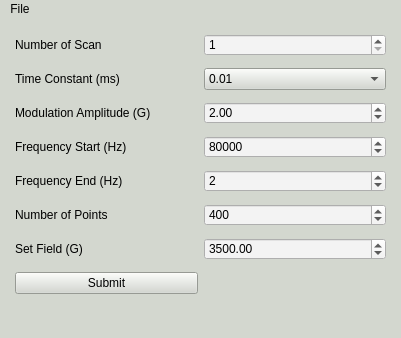
<?xml version="1.0" encoding="UTF-8"?>
<ui version="4.0">
 <class>MainWindow</class>
 <widget class="QMainWindow" name="MainWindow">
  <property name="geometry">
   <rect>
    <x>0</x>
    <y>0</y>
    <width>401</width>
    <height>338</height>
   </rect>
  </property>
  <property name="windowTitle">
   <string>Parameters</string>
  </property>
  <property name="styleSheet">
   <string notr="true">background-color: rgb(211, 215, 207);</string>
  </property>
  <widget class="QWidget" name="centralwidget">
   <layout class="QGridLayout" name="gridLayout">
    <property name="leftMargin">
     <number>15</number>
    </property>
    <property name="rightMargin">
     <number>15</number>
    </property>
    <item row="4" column="1">
     <widget class="QSpinBox" name="freqstart">
      <property name="styleSheet">
       <string notr="true">background-color: rgb(243, 243, 243);</string>
      </property>
      <property name="minimum">
       <number>1</number>
      </property>
      <property name="maximum">
       <number>102000</number>
      </property>
      <property name="value">
       <number>80000</number>
      </property>
     </widget>
    </item>
    <item row="0" column="1">
     <widget class="QSpinBox" name="numScan">
      <property name="styleSheet">
       <string notr="true">background-color: rgb(243, 243, 243);</string>
      </property>
      <property name="minimum">
       <number>1</number>
      </property>
      <property name="maximum">
       <number>1000</number>
      </property>
      <property name="value">
       <number>1</number>
      </property>
     </widget>
    </item>
    <item row="5" column="1">
     <widget class="QSpinBox" name="freqfinish">
      <property name="styleSheet">
       <string notr="true">background-color: rgb(243, 243, 243);</string>
      </property>
      <property name="minimum">
       <number>1</number>
      </property>
      <property name="maximum">
       <number>101000</number>
      </property>
      <property name="value">
       <number>2</number>
      </property>
     </widget>
    </item>
    <item row="0" column="0">
     <widget class="QLabel" name="label">
      <property name="styleSheet">
       <string notr="true"/>
      </property>
      <property name="text">
       <string>Number of Scan</string>
      </property>
     </widget>
    </item>
    <item row="8" column="0">
     <widget class="QPushButton" name="butsubmit">
      <property name="text">
       <string>Submit</string>
      </property>
     </widget>
    </item>
    <item row="6" column="1">
     <widget class="QSpinBox" name="numpoints">
      <property name="styleSheet">
       <string notr="true">background-color: rgb(243, 243, 243);</string>
      </property>
      <property name="minimum">
       <number>20</number>
      </property>
      <property name="maximum">
       <number>4000</number>
      </property>
      <property name="value">
       <number>400</number>
      </property>
     </widget>
    </item>
    <item row="3" column="0">
     <widget class="QLabel" name="label_6">
      <property name="text">
       <string>Modulation Amplitude (G)</string>
      </property>
     </widget>
    </item>
    <item row="2" column="0">
     <widget class="QLabel" name="label_2">
      <property name="text">
       <string>Time Constant (ms)</string>
      </property>
     </widget>
    </item>
    <item row="2" column="1">
     <widget class="QComboBox" name="timeconst">
      <property name="currentText">
       <string>0.01</string>
      </property>
      <item>
       <property name="text">
        <string>0.01</string>
       </property>
      </item>
      <item>
       <property name="text">
        <string>0.03</string>
       </property>
      </item>
      <item>
       <property name="text">
        <string>0.1</string>
       </property>
      </item>
      <item>
       <property name="text">
        <string>0.3</string>
       </property>
      </item>
      <item>
       <property name="text">
        <string>1</string>
       </property>
      </item>
      <item>
       <property name="text">
        <string>3</string>
       </property>
      </item>
      <item>
       <property name="text">
        <string>10</string>
       </property>
      </item>
      <item>
       <property name="text">
        <string>30</string>
       </property>
      </item>
      <item>
       <property name="text">
        <string>100</string>
       </property>
      </item>
      <item>
       <property name="text">
        <string>300</string>
       </property>
      </item>
      <item>
       <property name="text">
        <string>1000</string>
       </property>
      </item>
      <item>
       <property name="text">
        <string>3000</string>
       </property>
      </item>
      <item>
       <property name="text">
        <string>10000</string>
       </property>
      </item>
      <item>
       <property name="text">
        <string>30000</string>
       </property>
      </item>
      <item>
       <property name="text">
        <string>100000</string>
       </property>
      </item>
      <item>
       <property name="text">
        <string>300000</string>
       </property>
      </item>
     </widget>
    </item>
    <item row="6" column="0">
     <widget class="QLabel" name="label_5">
      <property name="text">
       <string>Number of Points</string>
      </property>
     </widget>
    </item>
    <item row="5" column="0">
     <widget class="QLabel" name="label_4">
      <property name="text">
       <string>Frequency End (Hz)</string>
      </property>
     </widget>
    </item>
    <item row="4" column="0">
     <widget class="QLabel" name="label_3">
      <property name="text">
       <string>Frequency Start (Hz)</string>
      </property>
     </widget>
    </item>
    <item row="3" column="1">
     <widget class="QDoubleSpinBox" name="modAmpl">
      <property name="styleSheet">
       <string notr="true">background-color: rgb(243, 243, 243);</string>
      </property>
      <property name="minimum">
       <double>0.100000000000000</double>
      </property>
      <property name="maximum">
       <double>10.000000000000000</double>
      </property>
      <property name="singleStep">
       <double>0.100000000000000</double>
      </property>
      <property name="value">
       <double>2.000000000000000</double>
      </property>
     </widget>
    </item>
    <item row="7" column="0">
     <widget class="QLabel" name="label_7">
      <property name="text">
       <string>Set Field (G)</string>
      </property>
     </widget>
    </item>
    <item row="7" column="1">
     <widget class="QDoubleSpinBox" name="setfield">
      <property name="styleSheet">
       <string notr="true">background-color: rgb(243, 243, 243);</string>
      </property>
      <property name="minimum">
       <double>100.000000000000000</double>
      </property>
      <property name="maximum">
       <double>6000.000000000000000</double>
      </property>
      <property name="value">
       <double>3500.000000000000000</double>
      </property>
     </widget>
    </item>
   </layout>
  </widget>
  <widget class="QMenuBar" name="menubar">
   <property name="geometry">
    <rect>
     <x>0</x>
     <y>0</y>
     <width>401</width>
     <height>22</height>
    </rect>
   </property>
   <widget class="QMenu" name="menuFile">
    <property name="title">
     <string>File</string>
    </property>
    <addaction name="actionQuit"/>
   </widget>
   <addaction name="menuFile"/>
  </widget>
  <widget class="QStatusBar" name="statusbar"/>
  <action name="actionQuit">
   <property name="text">
    <string>Quit</string>
   </property>
  </action>
 </widget>
 <resources/>
 <connections/>
</ui>
